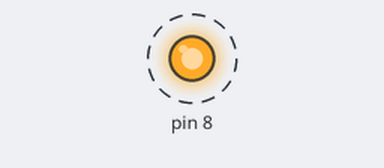
The sketch below on a simulated Arduino Uno, built with avr-gcc and run on an emulated ATmega328P. Parts: output pins drawn as LEDs (lit = HIGH). Dashed ring = blinking.

Above: at 0.5 s.
Timing chart, 0 to 4.6 s (numbered marks = the images above):
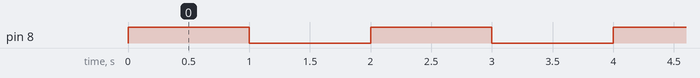

The sketch:

LED_interfacing_Code.ino
```cpp
/***********************************************************
***** AIM : Blink an LED connected on PORTB^0 (pin8) of Atmega328 IC
***********************************************************/
void setup()
{
  DDRB = 0x01; //config PORTB^0 in as output pin
}

void loop()
{
  PORTB = 0x01; //write logic 1 on PORTB^0 pin
  delay(1000); // Wait for 1000 millisecond(s)
  PORTB = 0x00; //write logic 0 on PORTB^0 pin
  delay(1000); // Wait for 1000 millisecond(s)
}
```

Measured:
- by itself, pin 8: alternates HIGH for 1.0 s and LOW for 1.0 s
